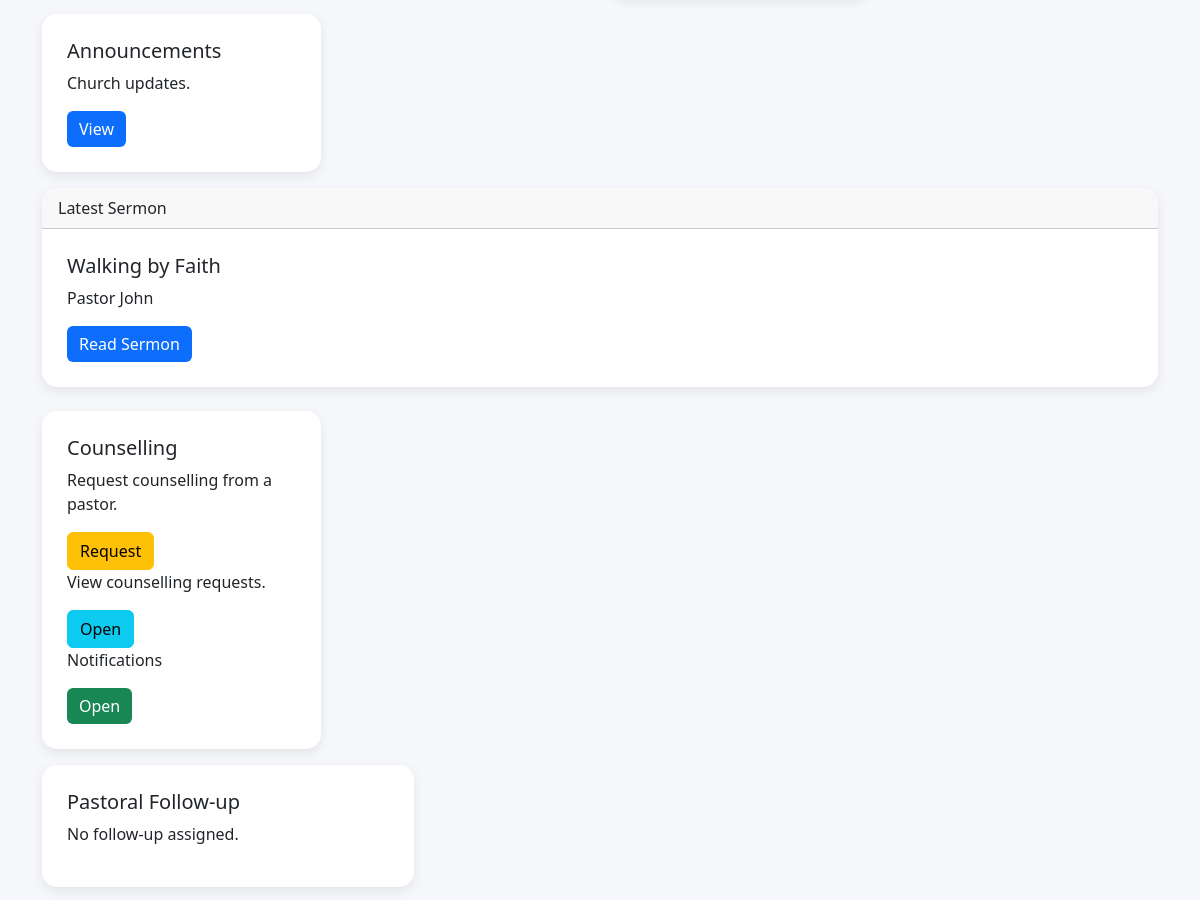
The page /members/dashboard/ (signed in, middle part) on the database as committed earlier.
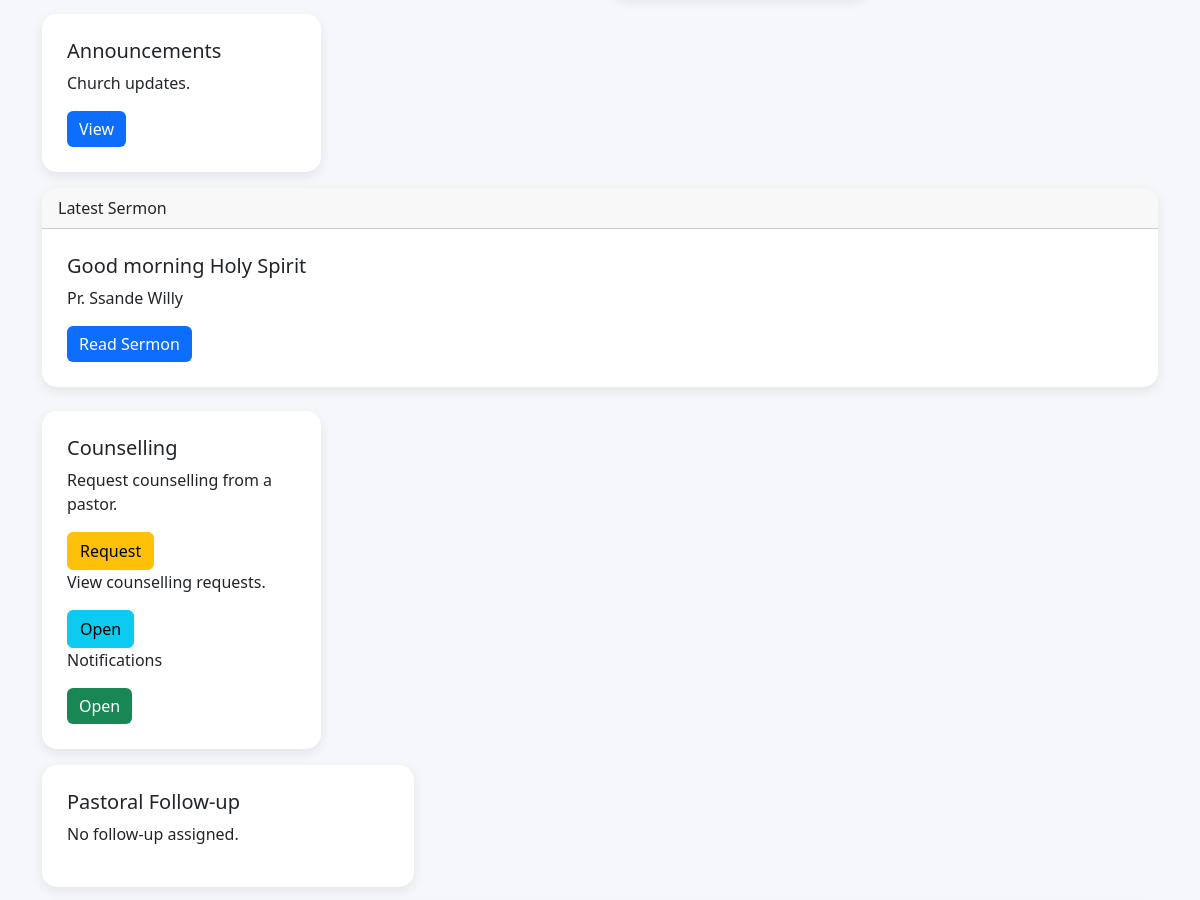
The same page on the database as committed later.
### sermons/models.py (models this page shows, shortened)
class Sermon(models.Model):
    title = models.CharField(
        max_length=255
    )
    preacher = models.CharField(
        max_length=150
    )
    bible_text = models.CharField(
        max_length=255,
        blank=True
    )
    sermon_date = models.DateField()
    summary = models.TextField()
    youtube_link = models.URLField(
        blank=True,
        null=True
    )
    featured_image = models.ImageField(
        upload_to='sermons/images/',
        blank=True,
        null=True
    )
    pdf_notes = models.FileField(
        upload_to='sermons/pdfs/',
        blank=True,
        null=True
    )
    audio_file = models.FileField(
        upload_to='sermons/audio/',
        blank=True,
        null=True
    )
    is_published = models.BooleanField(
        default=True
    )
    created_at = models.DateTimeField(
        auto_now_add=True
    )
    class Meta:
        ordering = [
            '-sermon_date'
        ]

### members/views.py (the view)
@login_required
def member_dashboard(request):
    member = getattr(
        request.user,
        'member',
        None
    )
    completed = 0
    fields = [
        member.phone_number,
        member.email,
        member.address,
        member.next_of_kin,
        member.next_of_kin_contact,
        member.occupation,
        member.education_level,
        member.department,
        member.date_saved,
        member.is_baptized,
        member.former_church,
        member.previous_ministry,
    ]
    total = len(fields)
    for field in fields:
        if field:
            completed += 1
    completion = int(
        (completed / total) * 100
    )
    notifications = request.user.notifications.order_by(
            '-created_at'
    )[:5]
    latest_followup = MemberFollowUp.objects.filter(
        member=request.user
    ).order_by(
        '-created_at'
    ).first()
    unread_notifications = MemberNotification.objects.filter(
        member=request.user,
        is_read=False
    ).count()
    latest_sermon = Sermon.objects.filter(
        is_published=True
    ).first()
    return render(
        request,
        'members/dashboard.html',
        {
            'member': member,
            'completion': completion,
            'notifications': notifications,
            'latest_followup': latest_followup,
            'unread_notifications': unread_notifications,
            'latest_sermon': latest_sermon,
        }
    )

### members/models.py (called while the page is built)
    def __str__(self):
        return self.name

### templates/members/dashboard.html (shortened to what this page needs)
{% extends 'base.html' %}
{% block content %}
<div class="container mt-4">
    <div class="row">
    </div>
</div>
<div class="col-md-3 mb-3">
    <div class="card">
        <div class="card-body">
            <h5>Announcements</h5>
            <p>
                Church updates.
            </p>
            <a href="/announcements/"
               class="btn btn-primary">
                View
            </a>
        </div>
    </div>
</div>
<div class="card mb-4 border-primary">
    <div class="card-header">
        Latest Sermon
    </div>
    <div class="card-body">
        {% if latest_sermon %}
            <h5>
                {{ latest_sermon.title }}
            </h5>
            <p>
                {{ latest_sermon.preacher }}
            </p>
            <a href="/sermons/"
               class="btn btn-primary">
                Read Sermon
            </a>
        {% endif %}
    </div>
</div>
<div class="col-md-3 mb-3">
    <div class="card">
        <div class="card-body">
            <h5>Counselling</h5>
            <p>
                Request counselling from a pastor.
            </p>
            <a href="/counselling/new/"
               class="btn btn-warning">
                Request
            </a>
             <p>
                View counselling requests.
            </p>
            <a href="/counselling/my/"
               class="btn btn-info">
                Open
            </a>
            <p>Notifications</p>
            <a href="/members/notifications/"
                    class="btn btn-success">
                 Open
            </a>
        </div>
    </div>
</div>
<div class="col-md-4 mb-3">
    <div class="card border-info">
        <div class="card-body">
            <h5>
                Pastoral Follow-up
            </h5>
            {% if latest_followup %}
                <p>
                    <strong>Status:</strong>
                    {{ latest_followup.status }}
                </p>
                <p>
                    <strong>Type:</strong>
                    {{ latest_followup.get_followup_type_display }}
                </p>
                {% if latest_followup.visit_required %}
                    <p>
                        <strong>Visit:</strong>
                        {{ latest_followup.visit_date }}
                    </p>
                {% endif %}
            {% else %}
                <p>
                    No follow-up assigned.
                </p>
            {% endif %}
        </div>
    </div>
</div>
{% endblock %}

Rows that differ between the two databases and show on the page:
no longer on this page (row unchanged): Sermon: title "Walking by Faith", preacher "Pastor John"
added Sermon: title "Good morning Holy Spirit", preacher "Pr. Ssande Willy"
